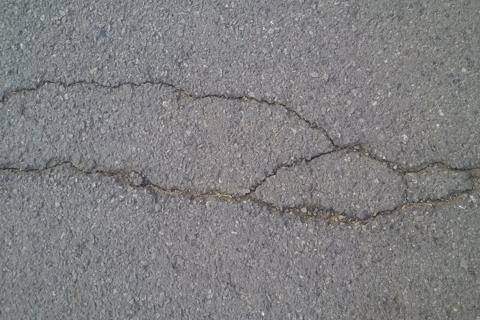
#> input picture dataset/CrackForest-dataset-master/image/012.jpg, 480 x 320 px
$ python blending_experiment.py   (older library calls are emulated)
#> lines starting #> are read from the running program, lines starting #| are printed output that depends on the picture; after the words box and inside, x2 and y2 are one past the last pixel; in counts of white or black regions, pixels touching at a corner belong together
### utils.py
import cv2
import os
import shutil
import math
import numpy as np
import matplotlib.pyplot as plt
from scipy import ndimage
from skimage.morphology import medial_axis
import random
from typing import List, Tuple, Optional

class CrackDectection:
    def __init__(self):
        pass

    # [119 lines left out: functions crack_pure_sobel, crack_sobel_coc, not called in this run]

    def crack_sobel_bothat(
        self,
        image_input,
        output_dir="result",
        ksize=21,
        global_threshold_ratio=3,
        close_ksize=21,
        open_ksize=6,
    ):
        os.makedirs(output_dir, exist_ok=True)

        if isinstance(image_input, str):
            original_color = cv2.imread(image_input)
            gray = cv2.imread(image_input, cv2.IMREAD_GRAYSCALE)
            if gray is None:
                raise FileNotFoundError(
                    f"Could not read image from path: {image_input}"
                )
        # If input is image array
        elif isinstance(image_input, np.ndarray):
            original_color = image_input.copy()
            if image_input.ndim == 3:  # Color image (BGR)
                gray = cv2.cvtColor(image_input, cv2.COLOR_BGR2GRAY)
            elif image_input.ndim == 2:  # Already grayscale
                gray = image_input
            else:
                raise ValueError(
                    f"Invalid image array shape: {image_input.shape}. Expected 2D or 3D."
                )
        else:
            raise TypeError(
                f"Unsupported input type: {type(image_input)}. Must be str (path) or np.ndarray (image)."
            )

        # Bottom-hat
        se = cv2.getStructuringElement(cv2.MORPH_ELLIPSE, (ksize, ksize))
        closed = cv2.morphologyEx(gray, cv2.MORPH_CLOSE, se)
        bothat = cv2.subtract(closed, gray)

        bothat = bothat.astype(np.float32) / 255.0

        gx = cv2.Sobel(bothat, cv2.CV_64F, 1, 0, ksize=ksize)
        gy = cv2.Sobel(bothat, cv2.CV_64F, 0, 1, ksize=ksize)
        bothat_mag = np.hypot(gx, gy)

        threshold_raw = global_threshold_ratio * np.mean(bothat_mag)

        bothat_mag_binary = np.zeros_like(bothat_mag, dtype=np.uint8)
        bothat_mag_binary[bothat_mag > threshold_raw] = 255

        cv2.imwrite(
            os.path.join(output_dir, "bothat_sobel_mask.png"), bothat_mag_binary
        )

        # COC
        mag_close = bothat_mag_binary.astype(np.uint8)
        kernel_grad = cv2.getStructuringElement(
            cv2.MORPH_ELLIPSE, (close_ksize, close_ksize)
        )
        mag_close = cv2.morphologyEx(mag_close, cv2.MORPH_CLOSE, kernel_grad)

        mag_open = mag_close.astype(np.uint8)
        kernel_grad = cv2.getStructuringElement(
            cv2.MORPH_ELLIPSE, (open_ksize, open_ksize)
        )
        mag_open = cv2.morphologyEx(mag_open, cv2.MORPH_OPEN, kernel_grad)

        mag_close = mag_open.astype(np.uint8)
        kernel_grad = cv2.getStructuringElement(
            cv2.MORPH_ELLIPSE, (close_ksize, close_ksize)
        )
        final_mask = cv2.morphologyEx(mag_close, cv2.MORPH_CLOSE, kernel_grad)

        cv2.imwrite(os.path.join(output_dir, "bothat_sobel_coc_mask.png"), final_mask)

        return original_color, final_mask

    # [206 lines left out: functions crack_canny, crack_hist_clip, not called in this run]

class Inpaint:
    def __init__(self):
        pass

    def inpaint_diffusion(original_img, mask, radius=5, method="telea"):
        flags = cv2.INPAINT_TELEA if method == "telea" else cv2.INPAINT_NS
        return cv2.inpaint(original_img, mask, inpaintRadius=radius, flags=flags)

    # [565 lines left out: functions inpaint_morphological, inpaint_window_sliding_median, inpaint_window_sliding_random, inpaint_with_reflection, inpaint_with_gradient, not called in this run]

class PanoramicCrackInspector:
    # [657 lines left out: functions __init__, _common_downscale, _to_gray_u8, compute_overlap_score, find_optimal_order, match_intensity_in_overlap and 12 more, not called in this run]

# [120 lines that do not run on import are left out]

### blending_experiment.py
import cv2
import os
import math
import numpy as np
import matplotlib.pyplot as plt

from scipy import ndimage
from typing import List, Tuple, Optional
from utils import CrackDectection

class PanoramicCrackInspector:
    def __init__(self):
        self.panorama = None
        self.crack_mask = None
        self.severity_map = None
        self.sift = cv2.SIFT_create()

    def _common_downscale(self, img1, img2, max_dim=1800):
        h1, w1 = img1.shape[:2]
        h2, w2 = img2.shape[:2]
        m = max(h1, w1, h2, w2)

        if m <= max_dim:
            return img1, img2, 1.0

        s = max_dim / float(m)

        new1 = (max(2, int(w1 * s)), max(2, int(h1 * s)))
        new2 = (max(2, int(w2 * s)), max(2, int(h2 * s)))

        img1s = cv2.resize(img1, new1, interpolation=cv2.INTER_AREA)
        img2s = cv2.resize(img2, new2, interpolation=cv2.INTER_AREA)

        return img1s, img2s, s

    def _to_gray_u8(self, img):
        if img.ndim == 3:
            g = cv2.cvtColor(img, cv2.COLOR_BGR2GRAY)
        else:
            g = img

        if g.dtype != np.uint8:
            g = np.clip(g, 0, 255).astype(np.uint8)

        return g

    # [70 lines left out: function compute_overlap_score, not called in this run]

    def find_optimal_order(self, image_paths: List[str]):
        print("Finding optimal image order for panorama (improved)...")

        images = [cv2.imread(p) for p in image_paths]
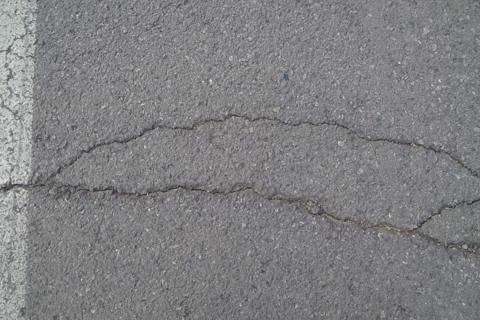
#> input picture dataset/CrackForest-dataset-master/image/013.jpg, 480 x 320 px
#> images = 2 items
        n = len(images)
#> n = 2

        if n <= 2:
            return image_paths, images

        score = np.zeros((n, n), dtype=np.float32)

        for i in range(n):
            for j in range(i + 1, n):
                good, s, _, inl = self.compute_overlap_score(images[i], images[j])
                score[i, j] = s
                score[j, i] = s
                print(f"Img {i} ↔ Img {j}: good={good}, score={s:.2f}, inlier_ratio={inl:.2f}")

        i0, j0 = np.unravel_index(np.argmax(score), score.shape)

        if score[i0, j0] <= 0:
            print("No strong overlaps detected -> keep original order")
            return image_paths, images

        chain = [i0, j0]
        used = set(chain)
        remaining = [k for k in range(n) if k not in used]

        while remaining:
            best_k = None
            best_side = None
            best_s = -1

            left = chain[0]
            right = chain[-1]

            for k in remaining:
                s_left = score[k, left]
                s_right = score[right, k]

                if s_left > best_s:
                    best_s = s_left
                    best_k = k
                    best_side = "left"

                if s_right > best_s:
                    best_s = s_right
                    best_k = k
                    best_side = "right"

            if best_k is None or best_s <= 0:
                chain.extend(remaining)
                break

            if best_side == "left":
                chain = [best_k] + chain
            else:
                chain = chain + [best_k]

            used.add(best_k)
            remaining.remove(best_k)

        ordered_paths = [image_paths[i] for i in chain]
        ordered_images = [images[i] for i in chain]

        print(f"✓ Optimal order found: {chain}")
        return ordered_paths, ordered_images

    def match_intensity_in_overlap(
        self,
        canvas_u8: np.ndarray,
        warped2_u8: np.ndarray,
        mask1_u8: np.ndarray,
        mask2_u8: np.ndarray,
        robust_clip_percentiles: Tuple[float, float] = (1.0, 99.0),
        min_overlap_pixels: int = 2000,
        max_gain: float = 2.5,
        tile: int = 1024,  # NEW: tile size to avoid OOM
    ) -> np.ndarray:
        overlap = (mask1_u8 > 0) & (mask2_u8 > 0)
        n = int(overlap.sum())

        if n < min_overlap_pixels:
            return warped2_u8

        c = canvas_u8[overlap].astype(np.float32)
        w = warped2_u8[overlap].astype(np.float32)

        lo, hi = robust_clip_percentiles

        c_lo = np.percentile(c, lo, axis=0)
        c_hi = np.percentile(c, hi, axis=0)
        w_lo = np.percentile(w, lo, axis=0)
        w_hi = np.percentile(w, hi, axis=0)

        c_clip = np.clip(c, c_lo, c_hi)
        w_clip = np.clip(w, w_lo, w_hi)

        c_mean = c_clip.mean(axis=0)
        w_mean = w_clip.mean(axis=0)

        c_std = c_clip.std(axis=0) + 1e-6
        w_std = w_clip.std(axis=0) + 1e-6

        gain = c_std / w_std
        gain = np.clip(gain, 1.0 / max_gain, max_gain)
        bias = c_mean - gain * w_mean

        out = warped2_u8.copy()
        H, W = mask2_u8.shape[:2]

        for y0 in range(0, H, tile):
            y1 = min(H, y0 + tile)
            for x0 in range(0, W, tile):
                x1 = min(W, x0 + tile)

                m = mask2_u8[y0:y1, x0:x1] > 0
                if not m.any():
                    continue

                block = out[y0:y1, x0:x1, :]
                b = block.astype(np.float32)

                for ch in range(3):
                    b[..., ch] = gain[ch] * b[..., ch] + bias[ch]

                b = np.clip(b, 0, 255).astype(np.uint8)
                block[m] = b[m]
                out[y0:y1, x0:x1, :] = block

        return out

    def detail_seam_multiband_blend(
        self,
        canvas_u8: np.ndarray,
        warped2_u8: np.ndarray,
        mask1_u8: np.ndarray,
        mask2_u8: np.ndarray,
        num_bands: int = 6,
        seam: str = "gc_colorgrad",
        intensity_match: bool = True,
    ) -> np.ndarray:
        H, W = canvas_u8.shape[:2]
        if intensity_match:
            warped2_u8 = self.match_intensity_in_overlap(
                canvas_u8, warped2_u8, mask1_u8, mask2_u8
            )

        imgs = [canvas_u8, warped2_u8]
        masks = [mask1_u8, mask2_u8]
        corners = [(0, 0), (0, 0)]

        seam_masks = [masks[0].copy(), masks[1].copy()]

        def _try_graphcut_seam(imgs_u8, masks_u8, corners_xy, downscale: float):
            if downscale < 1.0:
                newW = max(64, int(imgs_u8[0].shape[1] * downscale))
                newH = max(64, int(imgs_u8[0].shape[0] * downscale))

                imgs_small = [
                    cv2.resize(imgs_u8[0], (newW, newH), interpolation=cv2.INTER_AREA),
                    cv2.resize(imgs_u8[1], (newW, newH), interpolation=cv2.INTER_AREA),
                ]
                masks_small = [
                    cv2.resize(masks_u8[0], (newW, newH), interpolation=cv2.INTER_NEAREST),
                    cv2.resize(masks_u8[1], (newW, newH), interpolation=cv2.INTER_NEAREST),
                ]
                corners_small = [(0, 0), (0, 0)]
            else:
                imgs_small = [imgs_u8[0], imgs_u8[1]]
                masks_small = [masks_u8[0].copy(), masks_u8[1].copy()]
                corners_small = corners_xy

            if seam == "gc_color":
                seam_finder = cv2.detail_GraphCutSeamFinder("COST_COLOR")
            else:
                seam_finder = cv2.detail_GraphCutSeamFinder("COST_COLOR_GRAD")

            imgs_f = [imgs_small[0].astype(np.float32), imgs_small[1].astype(np.float32)]
            seam_masks_small = [masks_small[0].copy(), masks_small[1].copy()]

            seam_finder.find(imgs_f, corners_small, seam_masks_small)

            if downscale < 1.0:
                seam_masks_big = [
                    cv2.resize(seam_masks_small[0], (W, H), interpolation=cv2.INTER_NEAREST),
                    cv2.resize(seam_masks_small[1], (W, H), interpolation=cv2.INTER_NEAREST),
                ]
                return seam_masks_big

            return seam_masks_small

        max_dim = max(H, W)
        area = H * W

        if max_dim >= 4000 or area >= 16_000_000:
            ds_list = [0.25, 0.20]
        elif max_dim >= 2500 or area >= 8_000_000:
            ds_list = [0.5, 0.33]
        else:
            ds_list = [1.0]

        graphcut_ok = False
        for ds in ds_list:
            try:
                seam_masks = _try_graphcut_seam(imgs, masks, corners, downscale=ds)
                graphcut_ok = True
                break
            except cv2.error:
                graphcut_ok = False
            except Exception:
                graphcut_ok = False

        if not graphcut_ok:
            seam_masks = [masks[0].copy(), masks[1].copy()]
        use_feather = (area >= 20_000_000)

        if use_feather:
            blender = cv2.detail_FeatherBlender()
            blender.setSharpness(0.02)
        else:
            blender = cv2.detail_MultiBandBlender()
            max_bands = max(1, int(np.log2(max(2, min(H, W)))) - 1)
            nb = int(np.clip(num_bands, 1, max_bands))
            blender.setNumBands(nb)

        blender.prepare((0, 0, W, H))

        blender.feed(imgs[0].astype(np.int16), seam_masks[0], (0, 0))
        blender.feed(imgs[1].astype(np.int16), seam_masks[1], (0, 0))

        result_s16, _ = blender.blend(None, None)
        return np.clip(result_s16, 0, 255).astype(np.uint8)

    def stitch_images(self, image_paths, output_path="result/panorama.png"):
        print(f"Stitching {len(image_paths)} images...")

        _, images = self.find_optimal_order(image_paths)
#> images = 2 items

        if len(images) < 2:
            print("Need at least 2 images for stitching")
            self.panorama = images[0] if images else None
            return self.panorama

        result = self.stitch_with_detail_blending(images)

        if result is not None:
            cv2.imwrite(output_path, result)
            self.panorama = result
            return result

        print("Falling back to OpenCV Stitcher...")
        stitcher = cv2.Stitcher_create(cv2.Stitcher_PANORAMA)
        status, panorama = stitcher.stitch(images)

        if status == cv2.Stitcher_OK:
            cv2.imwrite(output_path, panorama)
            self.panorama = panorama
            return panorama

        print("✗ Stitching failed, using concatenation")
        panorama = np.hstack(images)
        cv2.imwrite(output_path, panorama)
        self.panorama = panorama
        return panorama

    def stitch_with_detail_blending(self, images):
        print(
            "Custom stitching with SIFT + homography + "
            "(seam+multiband + overlap intensity match)..."
        )

        result = images[0]
#> result is the input picture: shape (320, 480, 3); mean B, G, R 129.1, 128.1, 127.9
        for i in range(1, len(images)):
            print(f" Stitching image {i + 1}/{len(images)}...")
            result = self.stitch_pair_detail(result, images[i])

            if result is None:
                print(f" Failed to stitch image {i}")
                return None
#> this loop made 1 pass
#> (FLANN_INDEX_KDTREE in stitch_pair_detail, index_params in stitch_pair_detail) on pass 1: (1, {'algorithm': 1, 'trees': 5})
#> (printed output is left out)
#> pass 1, in stitch_pair_detail, `warped_img2 = cv2.warpPerspective(img2, T @ H, output_size)`:
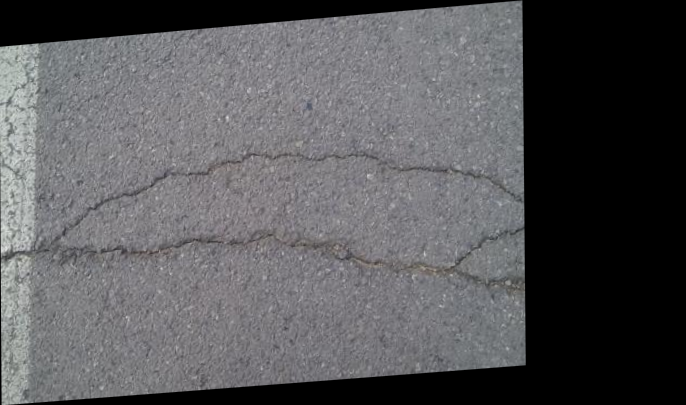
#> warped_img2: shape (405, 686, 3); mean B, G, R 89.1, 86.9, 87.1
#> pass 1, in stitch_pair_detail, `mask2 = (warped_img2.sum(axis=2) > 0).astype(np.uint8) * 255`:
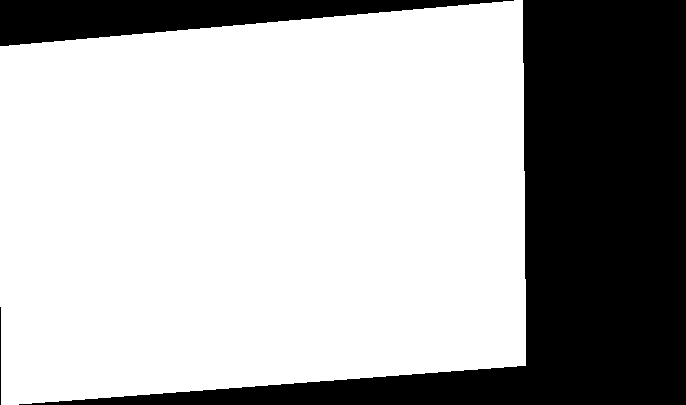
#> mask2: shape (405, 686); 68.5% white; 3 black regions, box (x1, y1, x2, y2) and area: (19, 0, 686, 405) 75372, (0, 0, 514, 46) 12025, (0, 307, 1, 405) 98
#> after the loop:
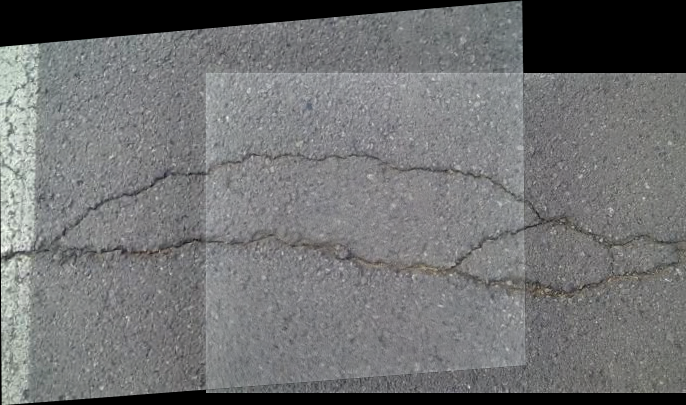
#> result: shape (405, 686, 3); mean B, G, R 114.1, 113.5, 112.6

        print("✓ Panorama created with detail blending")
        return result

    def stitch_pair_detail(
        self,
        img1,
        img2,
        ratio: float = 0.72,
        min_good: int = 12,
        ransac_thr: float = 3.0,
        num_bands: int = 6,
        seam: str = "gc_colorgrad",
        intensity_match: bool = True,
    ):
        img1s, img2s, s = self._common_downscale(img1, img2, max_dim=1800)

        g1 = self._to_gray_u8(img1s)
        g2 = self._to_gray_u8(img2s)

        kp1, des1 = self.sift.detectAndCompute(g1, None)
        kp2, des2 = self.sift.detectAndCompute(g2, None)

        if des1 is None or des2 is None:
            return None

        FLANN_INDEX_KDTREE = 1
        index_params = dict(algorithm=FLANN_INDEX_KDTREE, trees=5)
        search_params = dict(checks=120)
        flann = cv2.FlannBasedMatcher(index_params, search_params)

        try:
            matches = flann.knnMatch(des1, des2, k=2)
        except Exception:
            return None

        good = []
        for mp in matches:
            if len(mp) == 2:
                m, n = mp
                if m.distance < ratio * n.distance:
                    good.append(m)

        if len(good) < min_good:
            print(f" Not enough matches: {len(good)}")
            return None

        print(f" Found {len(good)} good matches (scale={s:.3f})")

        src_pts = np.float32([kp1[m.queryIdx].pt for m in good]).reshape(-1, 1, 2)
        dst_pts = np.float32([kp2[m.trainIdx].pt for m in good]).reshape(-1, 1, 2)

        try:
            Hs, _ = cv2.findHomography(
                dst_pts,
                src_pts,
                method=cv2.USAC_MAGSAC,
                ransacReprojThreshold=ransac_thr,
                confidence=0.999,
            )
        except Exception:
            Hs, _ = cv2.findHomography(dst_pts, src_pts, cv2.RANSAC, ransac_thr)

        if Hs is None:
            return None

        if s != 1.0:
            S = np.array([[s, 0, 0], [0, s, 0], [0, 0, 1]], dtype=np.float64)
            H = np.linalg.inv(S) @ Hs @ S
        else:
            H = Hs

        h1, w1 = img1.shape[:2]
        h2, w2 = img2.shape[:2]

        corners2 = np.float32([[0, 0], [0, h2], [w2, h2], [w2, 0]]).reshape(-1, 1, 2)
        warped_corners2 = cv2.perspectiveTransform(corners2, H)

        corners1 = np.float32([[0, 0], [0, h1], [w1, h1], [w1, 0]]).reshape(-1, 1, 2)
        all_corners = np.concatenate((corners1, warped_corners2), axis=0)

        x_min, y_min = np.int32(all_corners.min(axis=0).ravel() - 0.5)
        x_max, y_max = np.int32(all_corners.max(axis=0).ravel() + 0.5)

        T = np.array([[1, 0, -x_min], [0, 1, -y_min], [0, 0, 1]], dtype=np.float64)

        out_w, out_h = (x_max - x_min), (y_max - y_min)
        output_size = (out_w, out_h)

        warped_img2 = cv2.warpPerspective(img2, T @ H, output_size)

        canvas = np.zeros((out_h, out_w, 3), dtype=np.uint8)
        x0, y0 = -x_min, -y_min
        canvas[y0 : y0 + h1, x0 : x0 + w1] = img1

        mask1 = np.zeros((out_h, out_w), dtype=np.uint8)
        mask1[y0 : y0 + h1, x0 : x0 + w1] = 255

        mask2 = (warped_img2.sum(axis=2) > 0).astype(np.uint8) * 255

        overlap = (mask1 > 0) & (mask2 > 0)
        if not overlap.any():
            out = canvas.copy()
            out[mask2 > 0] = warped_img2[mask2 > 0]
            return out

        blended = self.detail_seam_multiband_blend(
            canvas,
            warped_img2,
            mask1,
            mask2,
            num_bands=num_bands,
            seam=seam,
            intensity_match=intensity_match,
        )
        return blended

    def detect_cracks(self, image_input, output_dir, is_path=True):
        crack_detection_obj = CrackDectection()
        _, final_mask = crack_detection_obj.crack_sobel_bothat(image_input, output_dir)
#> in crack_sobel_bothat, `bothat = cv2.subtract(closed, gray)`:
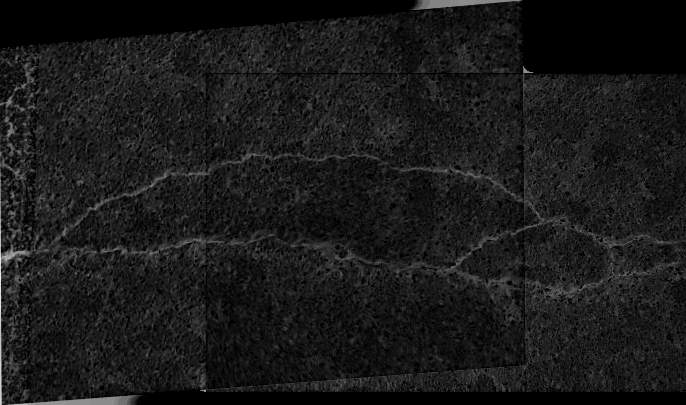
#> bothat: shape (405, 686); min 0, max 231, mean 25.6
#> in crack_sobel_bothat, `gx = cv2.Sobel(bothat, cv2.CV_64F, 1, 0, ksize=ksize)`:
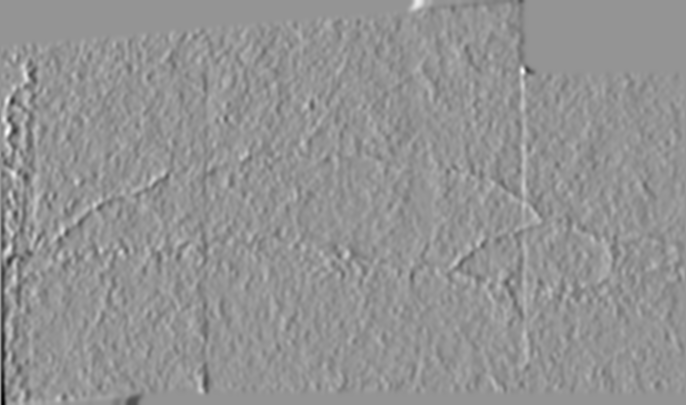
#> gx: shape (405, 686) float64; min -4.16e+10, max 3e+10, mean -101625229.5; drawn with min black and max white
#> in crack_sobel_bothat, `gy = cv2.Sobel(bothat, cv2.CV_64F, 0, 1, ksize=ksize)`:
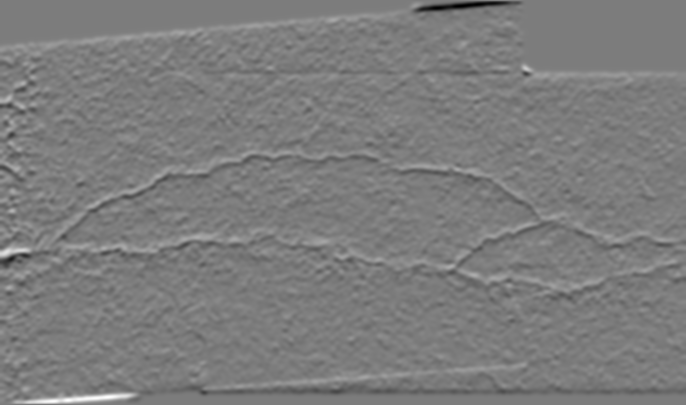
#> gy: shape (405, 686) float64; min -4.79e+10, max 4.99e+10, mean 27079507.1; drawn with min black and max white
#> in crack_sobel_bothat, `threshold_raw = global_threshold_ratio * np.mean(bothat_mag)`: threshold_raw = 1.09e+10
#> (the rest of the program and of its run is left out)
